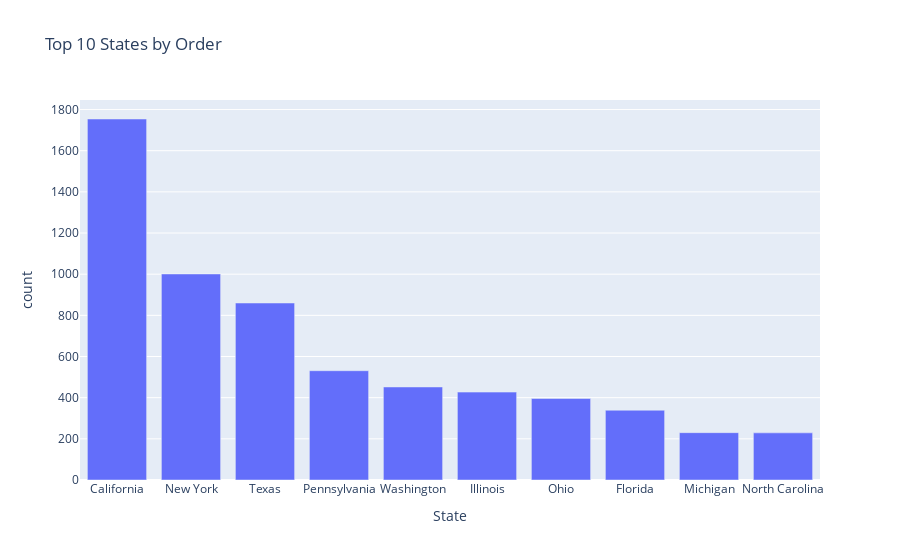

Source (notebook cell):
### Code cell
# Write your code here (6.3)
import plotly.express as px

fig = px.bar(t10, x='State', y='count', title='Top 10 States by Order')
fig.show()

### Figure 1 — Plotly figure (JSON) as saved in the notebook; plotly's stock layout.template omitted (floating-point values rounded to 4 significant figures)
{"data": [{"hovertemplate": "State=%{x}<br>count=%{y}<extra></extra>", "legendgroup": "", "marker": {"color": "#636efa", "pattern": {"shape": ""}}, "name": "", "orientation": "v", "showlegend": false, "textposition": "auto", "type": "bar", "x": ["California", "New York", "Texas", "Pennsylvania", "Washington", "Illinois", "Ohio", "Florida", "Michigan", "North Carolina"], "xaxis": "x", "y": [1754, 1001, 860, 531, 452, 427, 396, 339, 230, 229], "yaxis": "y"}], "layout": {"barmode": "relative", "legend": {"tracegroupgap": 0}, "title": {"text": "Top 10 States by Order"}, "xaxis": {"anchor": "y", "domain": [0, 1], "title": {"text": "State"}}, "yaxis": {"anchor": "x", "domain": [0, 1], "title": {"text": "count"}}}}
